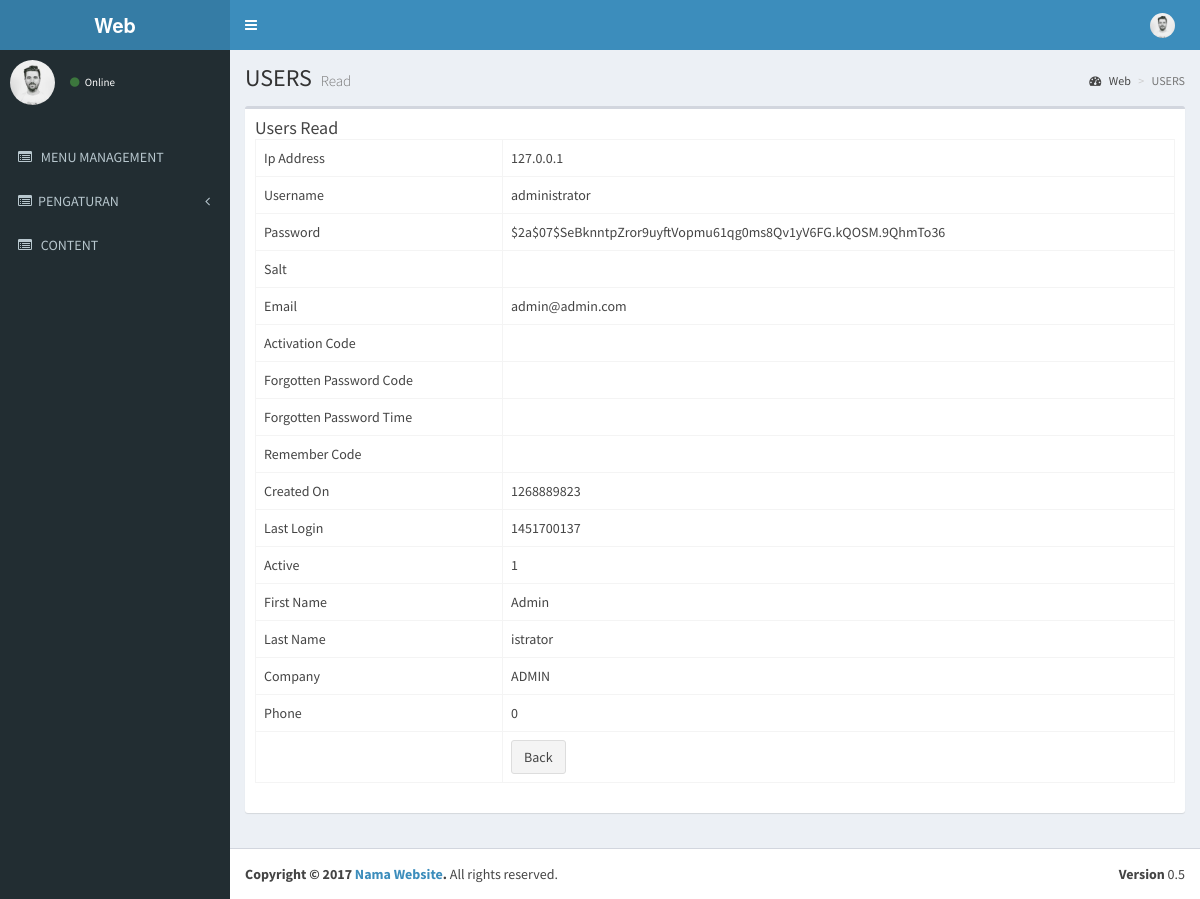
The page /index.php/users/read/1 on the database its author committed.
### tables this page shows
CREATE TABLE IF NOT EXISTS `menu` (
  `id` int(11) NOT NULL AUTO_INCREMENT,
  `name` varchar(50) NOT NULL,
  `link` varchar(50) NOT NULL,
  `icon` varchar(30) NOT NULL,
  `is_active` int(1) NOT NULL,
  `is_parent` int(1) NOT NULL,
  PRIMARY KEY (`id`)
);

CREATE TABLE IF NOT EXISTS `users` (
  `id` int(11) unsigned NOT NULL AUTO_INCREMENT,
  `ip_address` varchar(15) NOT NULL,
  `username` varchar(100) DEFAULT NULL,
  `password` varchar(255) NOT NULL,
  `salt` varchar(255) DEFAULT NULL,
  `email` varchar(100) NOT NULL,
  `activation_code` varchar(40) DEFAULT NULL,
  `forgotten_password_code` varchar(40) DEFAULT NULL,
  `forgotten_password_time` int(11) unsigned DEFAULT NULL,
  `remember_code` varchar(40) DEFAULT NULL,
  `created_on` int(11) unsigned NOT NULL,
  `last_login` int(11) unsigned DEFAULT NULL,
  `active` tinyint(1) unsigned DEFAULT NULL,
  `first_name` varchar(50) DEFAULT NULL,
  `last_name` varchar(50) DEFAULT NULL,
  `company` varchar(100) DEFAULT NULL,
  `phone` varchar(20) DEFAULT NULL,
  PRIMARY KEY (`id`)
);

### application/libraries/Template.php (called while the page is built)
<?php if ( ! defined('BASEPATH')) exit('No direct script access allowed');
class Template {
		var $template_data = array();
		function set($name, $value)
		{
			$this->template_data[$name] = $value;
		}
		function load($template = '', $view = '' , $view_data = array(), $return = FALSE)
		{
			$this->CI =& get_instance();
			$this->set('contents', $this->CI->load->view($view, $view_data, TRUE));
			return $this->CI->load->view($template, $this->template_data, $return);
		}
}

### application/controllers/Users.php (called while the page is built, shortened)
<?php
class Users extends CI_Controller
{
    public function read($id)
    {
        $row = $this->Users_model->get_by_id($id);
        if ($row) {
            $data = array(
		'id' => $row->id,
		'ip_address' => $row->ip_address,
		'username' => $row->username,
		'password' => $row->password,
		'salt' => $row->salt,
		'email' => $row->email,
		'activation_code' => $row->activation_code,
		'forgotten_password_code' => $row->forgotten_password_code,
		'forgotten_password_time' => $row->forgotten_password_time,
		'remember_code' => $row->remember_code,
		'created_on' => $row->created_on,
		'last_login' => $row->last_login,
		'active' => $row->active,
		'first_name' => $row->first_name,
		'last_name' => $row->last_name,
		'company' => $row->company,
		'phone' => $row->phone,
		'judul' => 'USERS',
		'subjudul' =>'Read',
	    );
            $this->template->load('template','users_read', $data);
        } else {
            $this->session->set_flashdata('message', 'Record Not Found');
            redirect(site_url('users'));
        }
    }
}

### index.php (called while the page is built, shortened)
<?php
require_once BASEPATH.'core/CodeIgniter.php';

### application/models/Users_model.php (called while the page is built, shortened)
<?php
class Users_model extends CI_Model
{
    public $table = 'users';
    public $id = 'id';
    function get_by_id($id)
    {
        $this->db->where($this->id, $id);
        return $this->db->get($this->table)->row();
    }
}

### application/views/users_read.php (the view)
       <section class='content'>
         <div class='row'>
           <div class='col-xs-12'>
             <div class='box'>
               <div class='box-header'>
               <h3 class='box-title'>Users Read</h3>
       <table class="table table-bordered">
    <tr><td>Ip Address</td><td><?php echo $ip_address; ?></td></tr>
    <tr><td>Username</td><td><?php echo $username; ?></td></tr>
    <tr><td>Password</td><td><?php echo $password; ?></td></tr>
    <tr><td>Salt</td><td><?php echo $salt; ?></td></tr>
    <tr><td>Email</td><td><?php echo $email; ?></td></tr>
    <tr><td>Activation Code</td><td><?php echo $activation_code; ?></td></tr>
    <tr><td>Forgotten Password Code</td><td><?php echo $forgotten_password_code; ?></td></tr>
    <tr><td>Forgotten Password Time</td><td><?php echo $forgotten_password_time; ?></td></tr>
    <tr><td>Remember Code</td><td><?php echo $remember_code; ?></td></tr>
    <tr><td>Created On</td><td><?php echo $created_on; ?></td></tr>
    <tr><td>Last Login</td><td><?php echo $last_login; ?></td></tr>
    <tr><td>Active</td><td><?php echo $active; ?></td></tr>
    <tr><td>First Name</td><td><?php echo $first_name; ?></td></tr>
    <tr><td>Last Name</td><td><?php echo $last_name; ?></td></tr>
    <tr><td>Company</td><td><?php echo $company; ?></td></tr>
    <tr><td>Phone</td><td><?php echo $phone; ?></td></tr>
    <tr><td></td><td><a href="<?php echo site_url('users') ?>" class="btn btn-default">Back</a></td></tr>
</table>
       </div>
             </div>
           </div>
         </div>
       </section>

### application/views/template.php (shortened to what this page needs)
<!DOCTYPE html>
<html>
    <head>
        <link rel="stylesheet" href="<?php echo base_url() ?>template/bootstrap/css/bootstrap.min.css">
        <link rel="stylesheet" href="<?php echo base_url() ?>template/font-awesome-4.4.0/css/font-awesome.min.css">
        <link rel="stylesheet" href="<?php echo base_url() ?>template/ionicons-2.0.1/css/ionicons.min.css">
        <link rel="stylesheet" href="<?php echo base_url() ?>template/plugins/datatables/dataTables.bootstrap.css">
        <link rel="stylesheet" href="<?php echo base_url() ?>template/dist/css/AdminLTE.min.css">
        <link rel="stylesheet" href="<?php echo base_url() ?>template/dist/css/skins/_all-skins.min.css">
    </head>
    <body class="hold-transition skin-blue sidebar-mini">
        <div class="wrapper">
            <header class="main-header">
                <a href="<?= base_url() ?>" class="logo">
                    <span class="logo-lg"><b>Web</b></span>
                </a>
                <nav class="navbar navbar-static-top" role="navigation">
                    <a href="#" class="sidebar-toggle" data-toggle="offcanvas" role="button">
                    </a>
                    <div class="navbar-custom-menu">
                        <ul class="nav navbar-nav">
                            <li class="dropdown user user-menu">
                                <a href="#" class="dropdown-toggle" data-toggle="dropdown">
                                    <img src="<?php echo base_url() ?>template/dist/img/user1-128x128.jpg" class="user-image" alt="User Image">
                                    <span class="hidden-xs"><?php print_r($this->session->userdata['username']) ?></span>
                                </a>
                                            <?php print_r($this->session->userdata['username']) ?>
                                            <small><?php print_r($this->session->userdata['email']) ?></small>
                            </li>
                        </ul>
                    </div>
                </nav>
            </header>
            <aside class="main-sidebar">
                <section class="sidebar">
                    <div class="user-panel">
                        <div class="pull-left image">
                            <img src="<?php echo base_url() ?>template/dist/img/user1-128x128.jpg" class="img-circle" alt="User Image">
                        </div>
                        <div class="pull-left info">
                            <p><?php print_r($this->session->userdata['username']) ?></p>
                            <a href="#"><i class="fa fa-circle text-success"></i> Online</a>
                        </div>
                    </div>
                    <br />
                    <ul class="sidebar-menu">
                        <?php
                        $menu = $this->db->get_where('menu', array('is_parent' => 0, 'is_active' => 1));
                        foreach ($menu->result() as $m) {
                            $submenu = $this->db->get_where('menu', array('is_parent' => $m->id, 'is_active' => 1));
                            if ($submenu->num_rows() > 0) {
                                echo "<li class='treeview'>
                                    " . anchor('#', "<i class='$m->icon'></i>" . strtoupper($m->name) . ' <i class="fa fa-angle-left pull-right"></i>') . "
                                        <ul class='treeview-menu'>";
                                echo"</ul>
                                    </li>";
                            } else {
                                echo "<li>" . anchor($m->link, "<i class='$m->icon'></i> <span>" . strtoupper($m->name)) . "</span></li>";
                            }
                        }
                        ?>
                    </ul>
                </section>
            </aside>
            <div class="content-wrapper">
                <section class="content-header">
                    <h1>
                        <?= $judul ?>
                        <small><?= $subjudul ?></small>
                    </h1>
                    <ol class="breadcrumb">
                        <li><a href="#"><i class="fa fa-dashboard"></i> Web</a></li>
                        <li class="active"><?= $judul ?></li>
                    </ol>
                </section>
                <?php
                echo $contents;
                ?>
            </div>
            <footer class="main-footer">
                <div class="pull-right hidden-xs">
                    <b>Version</b> 0.5
                </div>
                <strong>Copyright &copy; 2017 <a href="#">Nama Website</a>.</strong> All rights reserved.
            </footer>
        </div>
    </body>
</html>

### rows shown on the page
menu: link+icon+name "MENU MANAGEMENT"
menu: icon+name "PENGATURAN"
menu: link+icon+name "CONTENT"
users: ip_address "127.0.0.1", username "administrator", password "$2a$07$SeBknntpZror9uyftVopmu61qg0ms8Qv1yV6FG.kQOSM.9QhmTo36", email "admin@admin.com", created_on "1268889823", last_login "1451700137", active "1", first_name "Admin", last_name "istrator", company "ADMIN", phone "0"

### other values the page prints
$judul "USERS"
$subjudul "Read"
